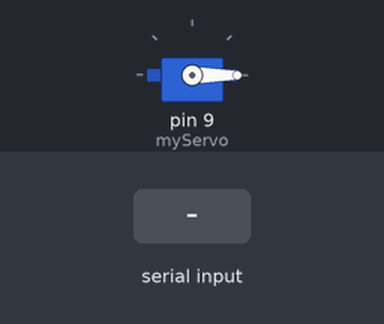
Recording of a sketch running on a simulated Arduino Uno, built with avr-gcc and run on an emulated ATmega328P. On the bench: servo. The inputs (shaded band) are chosen by the test bench.

Above: at 1.2 s.
1.3 s: "servo:90\n" received over Serial
At 2.1 s:
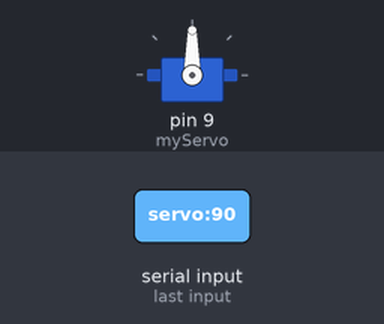
2.8 s: "servo:\n" received over Serial
At 3.1 s:
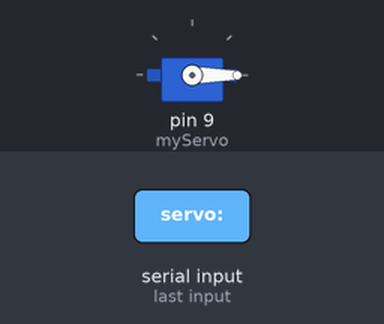
Timing chart, 0 to 5.8 s (numbered marks = the images above; inputs shaded):
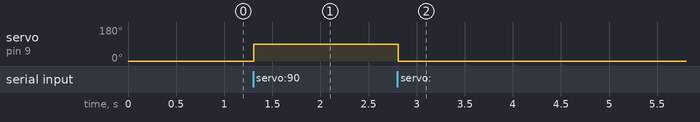

Measured:
- after the input at 1.3 s, servo on pin 9 (myServo): 0° → 90° at once
- after the input at 2.8 s, servo on pin 9 (myServo): 90° → 0° at once

The sketch:

auto_fish_sketch.ino
```cpp
#include <Servo.h>

Servo myServo;  // Создание объекта Servo

void setup() {
  Serial.begin(9600); // Инициализация последовательной связи
  myServo.attach(9);  // Подключение сервомотора к пину 9
  myServo.write(0);
}

void loop() {
  if (Serial.available() > 0) {
    String input = Serial.readStringUntil('\n');
    if (input.startsWith("servo:")) {
      int angle = input.substring(6).toInt();
      myServo.write(angle);
    }
  }
}
```
